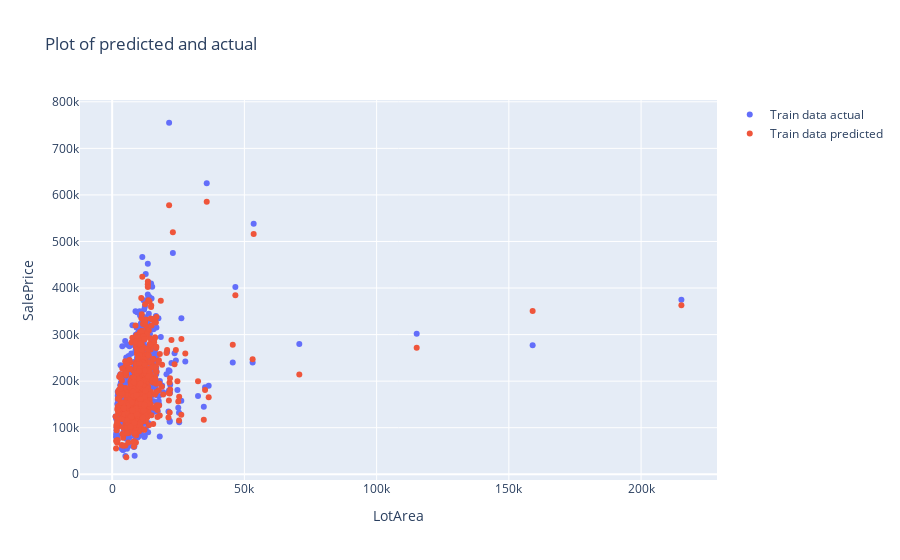
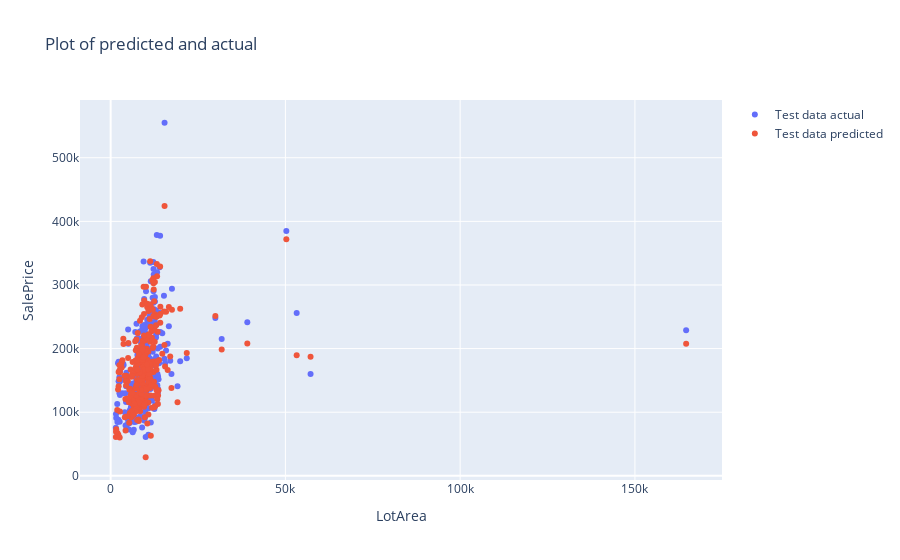
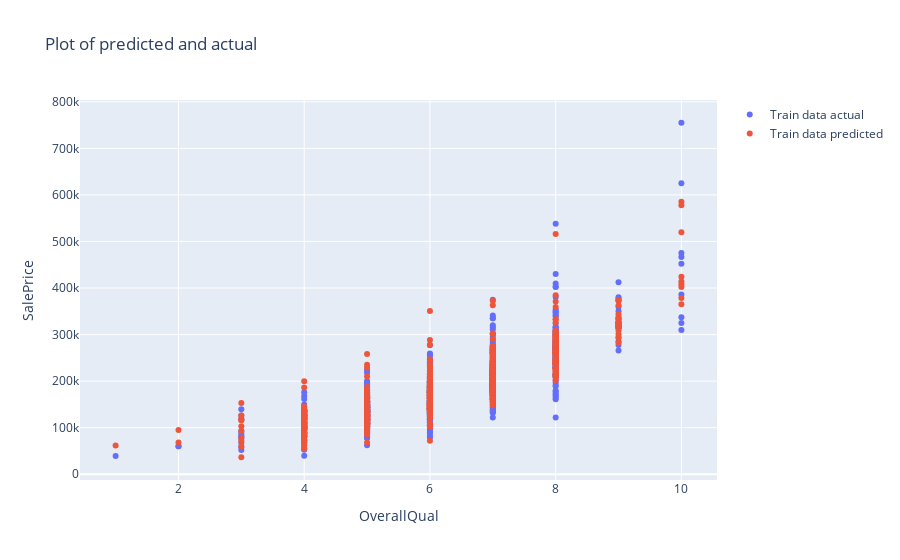
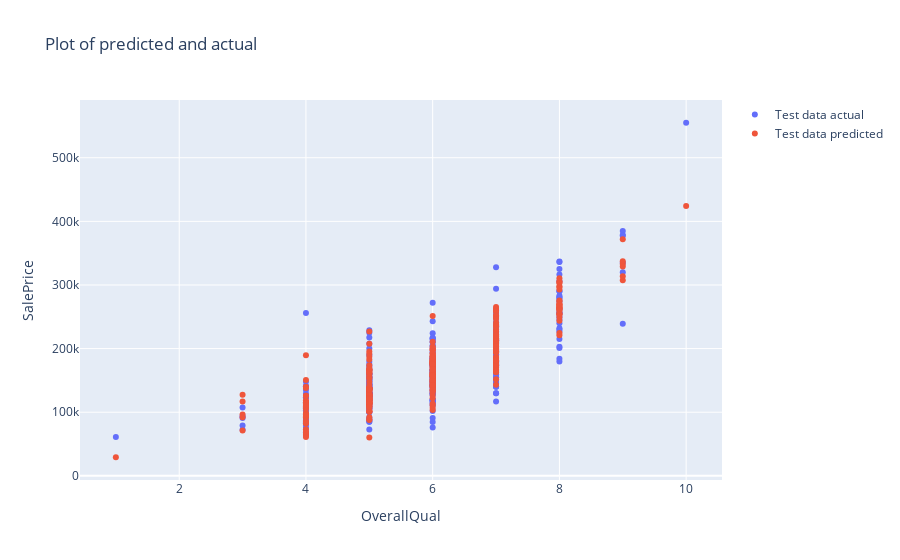

These figures' notebook cell, in order:
### Code cell
if False: 
    cols = X_train.columns
    for col in cols:
        plot_data = []
        plot_data.append(go.Scatter(x= X_train[col], y= y_train, name = 'Train data actual', mode = 'markers'))
        plot_data.append(go.Scatter(x= X_train[col], y= model.predict(X_train), name = 'Train data predicted', mode = 'markers'))
        layout = go.Layout(xaxis = dict(title=col), yaxis = dict(title= 'SalePrice'), 
                           title = 'Plot of predicted and actual')
        fig = go.Figure(data= plot_data, layout=layout)
        plotly.offline.iplot(fig)

        plot_data = []
        plot_data.append(go.Scatter(x= X_test[col], y= y_test, name = 'Test data actual', mode = 'markers'))
        plot_data.append(go.Scatter(x= X_test[col], y= model.predict(X_test), name = 'Test data predicted', mode = 'markers'))

        layout = go.Layout(xaxis = dict(title=col), yaxis = dict(title= 'SalePrice'), 
                           title = 'Plot of predicted and actual')
        fig = go.Figure(data= plot_data, layout=layout)
        plotly.offline.iplot(fig)

### Figure 1 — Plotly figure (JSON) as saved in the notebook; plotly's stock layout.template omitted (floating-point values rounded to 4 significant figures; data arrays with more than 128 entries replaced by an {"elided": "..."} marker saying what was removed)
{"data": [{"mode": "markers", "name": "Train data actual", "type": "scatter", "x": {"elided": "898 int values"}, "y": {"elided": "898 int values"}}, {"mode": "markers", "name": "Train data predicted", "type": "scatter", "x": {"elided": "898 int values"}, "y": {"elided": "898 float values"}}], "layout": {"title": {"text": "Plot of predicted and actual"}, "xaxis": {"title": {"text": "LotArea"}}, "yaxis": {"title": {"text": "SalePrice"}}}}

### Figure 2 — Plotly figure (JSON) as saved in the notebook; plotly's stock layout.template omitted (floating-point values rounded to 4 significant figures; data arrays with more than 128 entries replaced by an {"elided": "..."} marker saying what was removed)
{"data": [{"mode": "markers", "name": "Test data actual", "type": "scatter", "x": {"elided": "300 int values"}, "y": {"elided": "300 int values"}}, {"mode": "markers", "name": "Test data predicted", "type": "scatter", "x": {"elided": "300 int values"}, "y": {"elided": "300 float values"}}], "layout": {"title": {"text": "Plot of predicted and actual"}, "xaxis": {"title": {"text": "LotArea"}}, "yaxis": {"title": {"text": "SalePrice"}}}}

### Figure 3 — Plotly figure (JSON) as saved in the notebook; plotly's stock layout.template omitted (floating-point values rounded to 4 significant figures; data arrays with more than 128 entries replaced by an {"elided": "..."} marker saying what was removed)
{"data": [{"mode": "markers", "name": "Train data actual", "type": "scatter", "x": {"elided": "898 int values"}, "y": {"elided": "898 int values"}}, {"mode": "markers", "name": "Train data predicted", "type": "scatter", "x": {"elided": "898 int values"}, "y": {"elided": "898 float values"}}], "layout": {"title": {"text": "Plot of predicted and actual"}, "xaxis": {"title": {"text": "OverallQual"}}, "yaxis": {"title": {"text": "SalePrice"}}}}

### Figure 4 — Plotly figure (JSON) as saved in the notebook; plotly's stock layout.template omitted (floating-point values rounded to 4 significant figures; data arrays with more than 128 entries replaced by an {"elided": "..."} marker saying what was removed)
{"data": [{"mode": "markers", "name": "Test data actual", "type": "scatter", "x": {"elided": "300 int values"}, "y": {"elided": "300 int values"}}, {"mode": "markers", "name": "Test data predicted", "type": "scatter", "x": {"elided": "300 int values"}, "y": {"elided": "300 float values"}}], "layout": {"title": {"text": "Plot of predicted and actual"}, "xaxis": {"title": {"text": "OverallQual"}}, "yaxis": {"title": {"text": "SalePrice"}}}}
